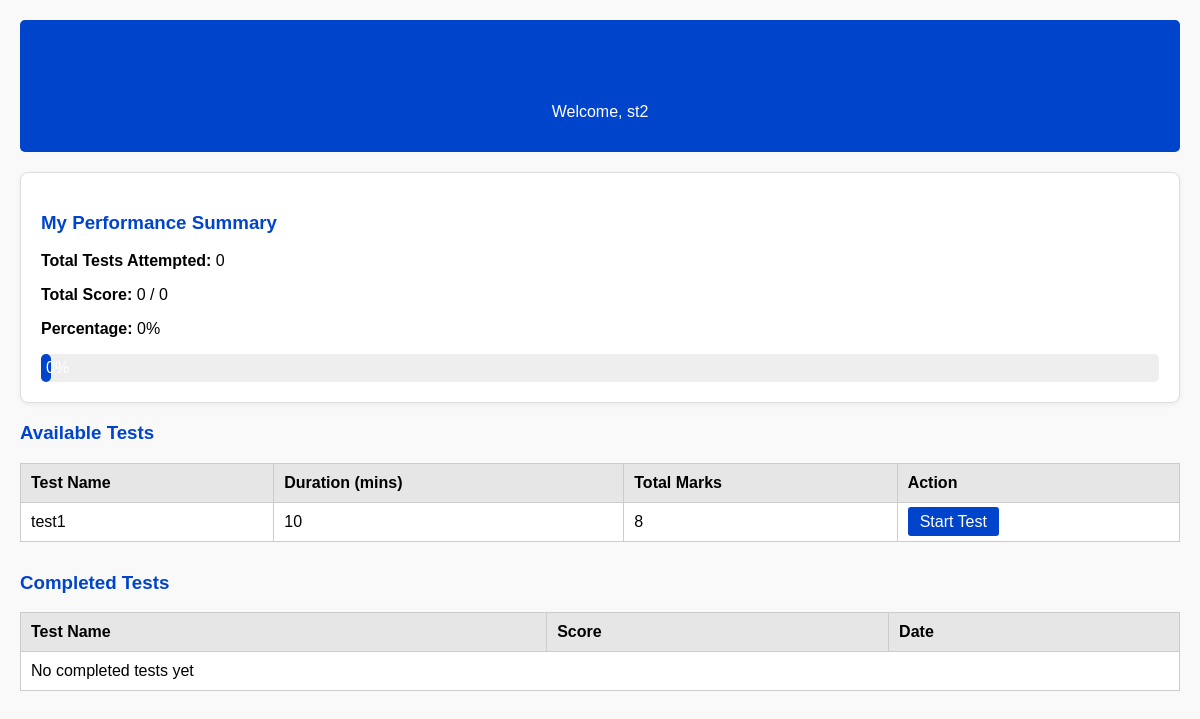
Screenshot of /stud_dash/ (signed in) with the database file from the repository.
### myapp/models.py (models this page shows, shortened)
class Test(models.Model):
    title = models.CharField(max_length=100)
    description = models.TextField(blank=True, null=True)
    duration = models.IntegerField()
    total_marks = models.IntegerField()
    created_at = models.DateTimeField(auto_now_add=True)

### myapp/views.py (the view)
# urls.py: path('stud_dash/', views.stud_dash, name='student_dash'),
@login_required
def stud_dash(request):
    user = request.user
    available_tests = Test.objects.all()
    completed_tests = Result.objects.filter(user=user)
    total_attempts = completed_tests.count()
    total_score = sum(r.score for r in completed_tests)
    total_max = sum(r.test.total_marks for r in completed_tests)
    percentage = round((total_score / total_max) * 100, 2) if total_max > 0 else 0
    return render(request, 'myapp/stud_dash.html', {
        'available_tests': available_tests,
        'completed_tests': completed_tests,
        'total_attempts': total_attempts,
        'total_score': total_score,
        'total_max': total_max,
        'percentage': percentage
    })

### myapp/templates/myapp/stud_dash.html (shortened to what this page needs)
<!DOCTYPE html>
<html>
<head>
</head>
<body>
<div class="header">
    <h2>E-Test Platform</h2>
    <p>Welcome, {{ request.user.username }}</p>
</div>
<div class="container">
    <div class="summary">
        <h3>My Performance Summary</h3>
        <p><b>Total Tests Attempted:</b> {{ total_attempts }}</p>
        <p><b>Total Score:</b> {{ total_score }} / {{ total_max }}</p>
        <p><b>Percentage:</b> {{ percentage }}%</p>
        <div class="progress">
            <div class="progress-bar">
                {{ percentage }}%
            </div>
        </div>
    </div>
    <h3>Available Tests</h3>
    <table>
        <tr>
            <th>Test Name</th>
            <th>Duration (mins)</th>
            <th>Total Marks</th>
            <th>Action</th>
        </tr>
        {% for test in available_tests %}
        <tr>
            <td>{{ test.title }}</td>
            <td>{{ test.duration }}</td>
            <td>{{ test.total_marks }}</td>
            <td>
                <a class="btn" href="{% url 'start_test' test.id %}">
                    Start Test
                </a>
            </td>
        </tr>
        {% empty %}
        <tr>
            <td colspan="4">No available tests</td>
        </tr>
        {% endfor %}
    </table>
    <h3>Completed Tests</h3>
    <table>
        <tr>
            <th>Test Name</th>
            <th>Score</th>
            <th>Date</th>
        </tr>
        {% for attempt in completed_tests %}
        <tr>
            <td>{{ attempt.test.title }}</td>
            <td>{{ attempt.score }}</td>
            <td>{{ attempt.submitted_at|date:"d M Y H:i" }}</td>
        </tr>
        {% empty %}
        <tr>
            <td colspan="3">No completed tests yet</td>
        </tr>
        {% endfor %}
    </table>
</div>
</body>
</html>

### rows the page displays
Test: title "test1", duration "10", total_marks "8"

### other values shown
{{ request.user.username }} "st2"
{{ total_attempts }} "0"
{{ total_score }} "0"
{{ total_max }} "0"
{{ percentage }} "0"
